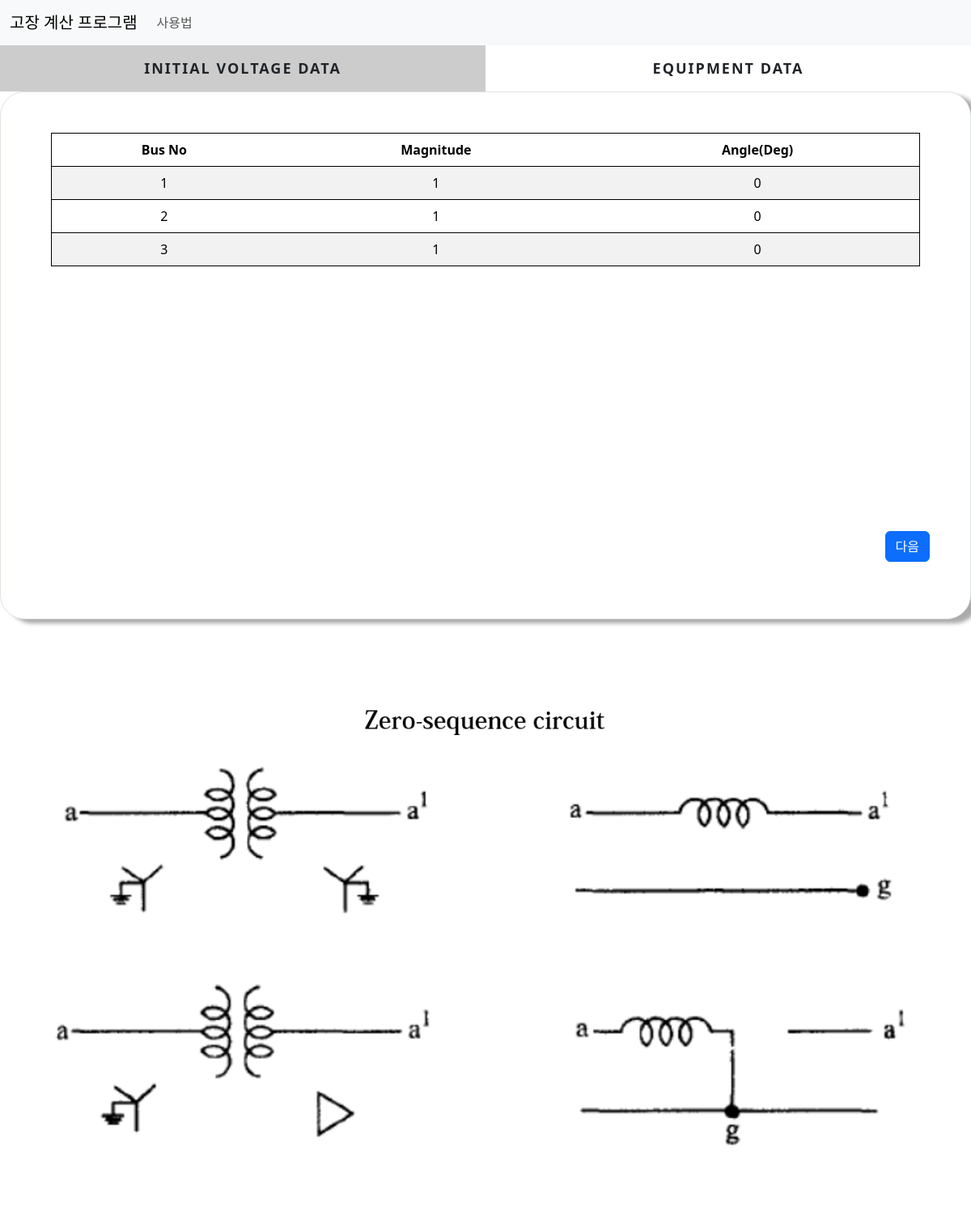
The app's page /initial_input/, older data.
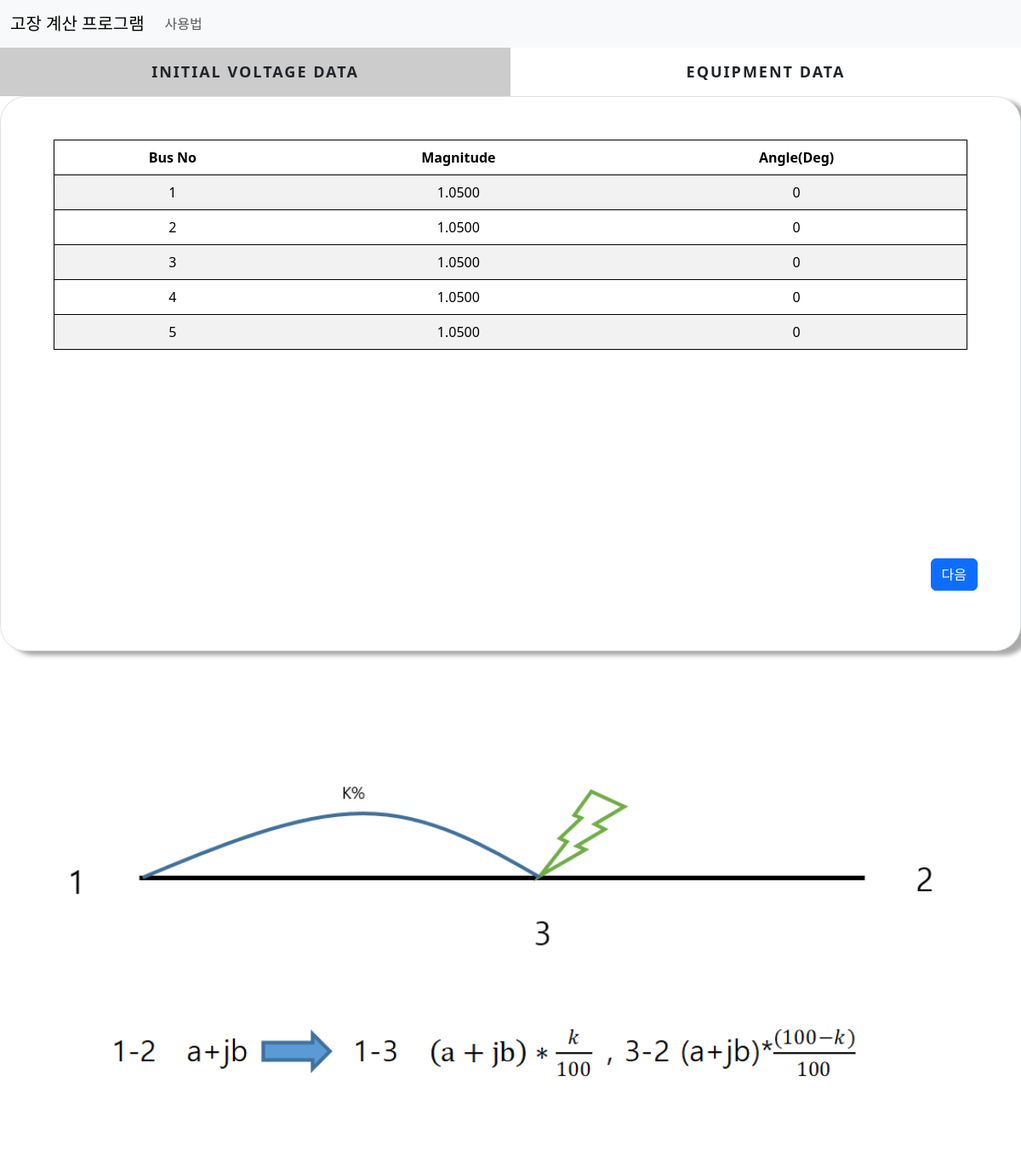
The same page, newer data.
### cal/models.py (models this page shows)
class BusData(models.Model):
    bus_num =models.SmallIntegerField()
    Voltage_Mag = models.FloatField(default=0)
    Voltage_Deg = models.FloatField(default=0)
    Generator_MW = models.FloatField(default=0,null=True,blank=True)
    Generator_Mvar = models.FloatField(default=0,null=True,blank=True)
    Load_MW = models.FloatField(default=0,null=True,blank=True)
    Load_Mvar = models.FloatField(default=0,null=True,blank=True)
    Qmax = models.FloatField(default=0,null=True,blank=True)
    Qmin = models.FloatField(default=0,null=True,blank=True)
    Bus_Code = models.SmallIntegerField(default=0,null=True,blank=True)

### cal/views.py (the view)
# urls.py: path('initial_input/',views.initial, name='initial'),
def initial(request):
    faultcon = FaultCondition.objects.get(to_find=True)
    busdata = BusData.objects.all()
    linedata = LineData.objects.all()
    condition = conditionCheck.objects.get(find_con=True)
    context ={'busdata':busdata,'linedata':linedata,'condition':condition,'faultcon':faultcon}
    return render(request, 'cal/initial_circuit.html', context=context)

### cal/templates/cal/initial_circuit.html (shortened to what this page needs)
{% extends './base.html'%}
{% load static %}
{% block content %}
<div class="main">
    <div class="tab other">
      <label for="tab-1">Initial Voltage Data</label>
      <label for="tab-2">Equipment Data</label>
    </div>
    <div class="content">
      <div class="content-dis">
        <div class="border">
          <div class="container  fault">
            <table class="table table-striped">
              {% if condition.is_flow %}
                <thead>
                  <tr>
                    <td>Bus No</td>
                    <td>Magnitude</td>
                    <td>Angle(Deg)</td>
                    <td>Generator MW</td>
                    <td>Generator Mvar</td>
                    <td>Load MW</td>
                    <td>Load Mvar</td>
                    <td>Qmax</td>
                    <td>Qmin</td>
                    <td>Bus Code</td>
                  </tr>
                </thead>
                <tbody>
                  {% for i in busdata %}
                  <tr>
                    <td>{{i.bus_num}}</td>
                    <td>{{i.Voltage_Mag|floatformat:-4}}</td>
                    <td>{{i.Voltage_Deg|floatformat:-4}}</td>
                    <td>{{i.Generator_MW|floatformat:-4}}</td>
                    <td>{{i.Generator_Mvar|floatformat:-4}}</td>
                    <td>{{i.Load_MW|floatformat:-4}}</td>
                    <td>{{i.Load_Mvar|floatformat:-4}}</td>
                    <td>{{i.Qmax|floatformat:-4}}</td>
                    <td>{{i.Qmin|floatformat:-4}}</td>
                    <td>{{i.Bus_Code}}</td>
                  </tr>
                  {% endfor %}
                </tbody>
              {% else %}
                <thead>
                  <tr>
                    <td>Bus No</td>
                    <td>Magnitude</td>
                    <td>Angle(Deg)</td>
                  </tr>
                </thead>
                <tbody>
                  {% for i in busdata %}
                  <tr>
                    <td>{{i.bus_num}}</td>
                    <td>{{i.Voltage_Mag|floatformat:-4}}</td>
                    <td>{{i.Voltage_Deg|floatformat:-4}}</td>
                  </tr>
                  {% endfor %}
                </tbody>
              {% endif %}
            </table>
          </div>
          {% if faultcon.is_flow %}
            <a class="btn btn-primary next" href="{% url 'flow' %}">다음</a>
          {% else %}
            {% if faultcon.is_bus_fault %}
              {% if faultcon.fault_type == 0 %}
                <a class="btn btn-primary next" href="{% url 'ybus' %}">다음</a>
              {% else%}
                <a class="btn btn-primary next" href="{% url 'transformer' %}">다음</a>
              {% endif %}
            {% else %}
              <a class="btn btn-primary next" href="{% url 'slider' %}">다음</a>
            {% endif %}
          {% endif %}
        </div>
      </div>
    </div>
  </div>
  {% if faultcon.is_flow %}
    <img src="{% static 'cal/images/gaussflow.png'%}">
  {% else %}
    {% if faultcon.is_bus_fault %}
      {% if faultcon.fault_type == 0 %}
        {% if fault_con.is_shunt %}
          {% if fault_con.is_load_effect %}
            <img src="{% static 'cal/images/ybusbload.png'%}">
          {% else %}
            <img src="{% static 'cal/images/ybusb.png'%}">
          {% endif %}
        {% else %}
          {% if fault_con.is_load_effect %}
            <img src="{% static 'cal/images/ybusload.png'%}">
          {% else %}
            <img src="{% static 'cal/images/ybus.png'%}">
          {% endif %}
        {% endif%}
      {% else%}
        <img src="{% static 'cal/images/zero-sequence.png'%}">
      {% endif %}
    {% else %}
    <img src="{% static 'cal/images/slider.png'%}">
    {% endif %}
  {% endif %}
{% endblock content%}

Row changes from the older to the newer data that the page shows:
removed BusData: bus_num "1", Voltage_Mag "1", Voltage_Deg "0"
removed BusData: bus_num "2", Voltage_Mag "1", Voltage_Deg "0"
removed BusData: bus_num "3", Voltage_Mag "1", Voltage_Deg "0"
added BusData: bus_num "1", Voltage_Mag "1.0500", Voltage_Deg "0"
added BusData: bus_num "2", Voltage_Mag "1.0500", Voltage_Deg "0"
added BusData: bus_num "3", Voltage_Mag "1.0500", Voltage_Deg "0"
added BusData: bus_num "4", Voltage_Mag "1.0500", Voltage_Deg "0"
added BusData: bus_num "5", Voltage_Mag "1.0500", Voltage_Deg "0"
